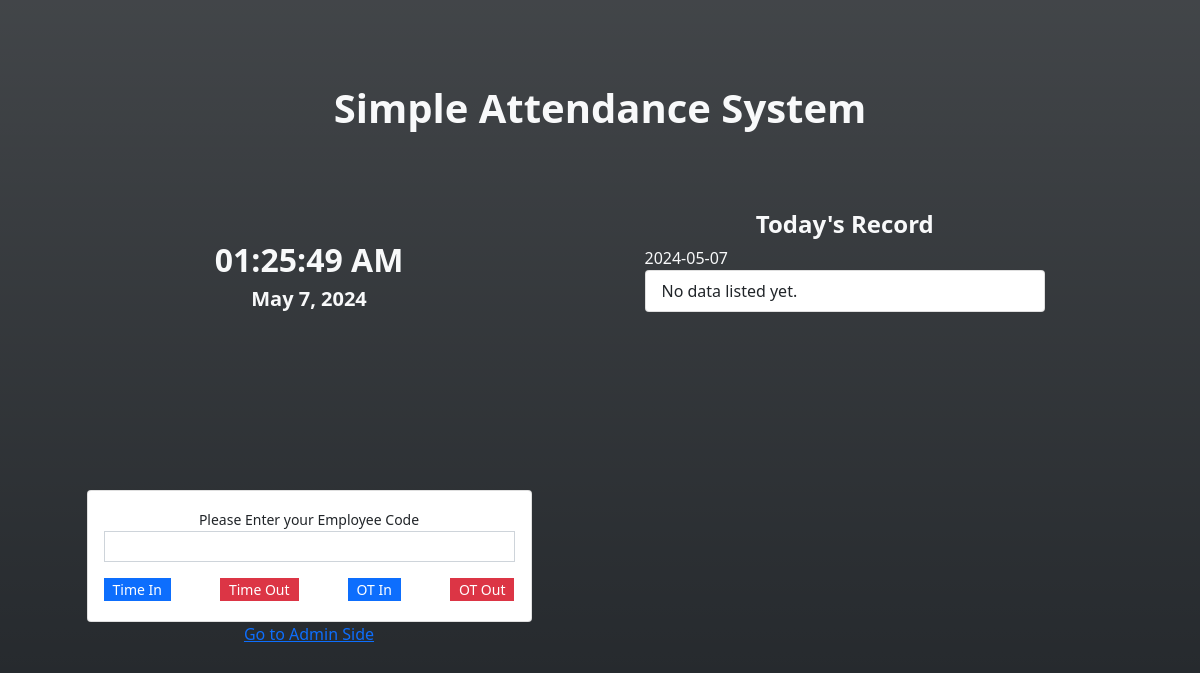
Before: /attendance.php with the older database file.
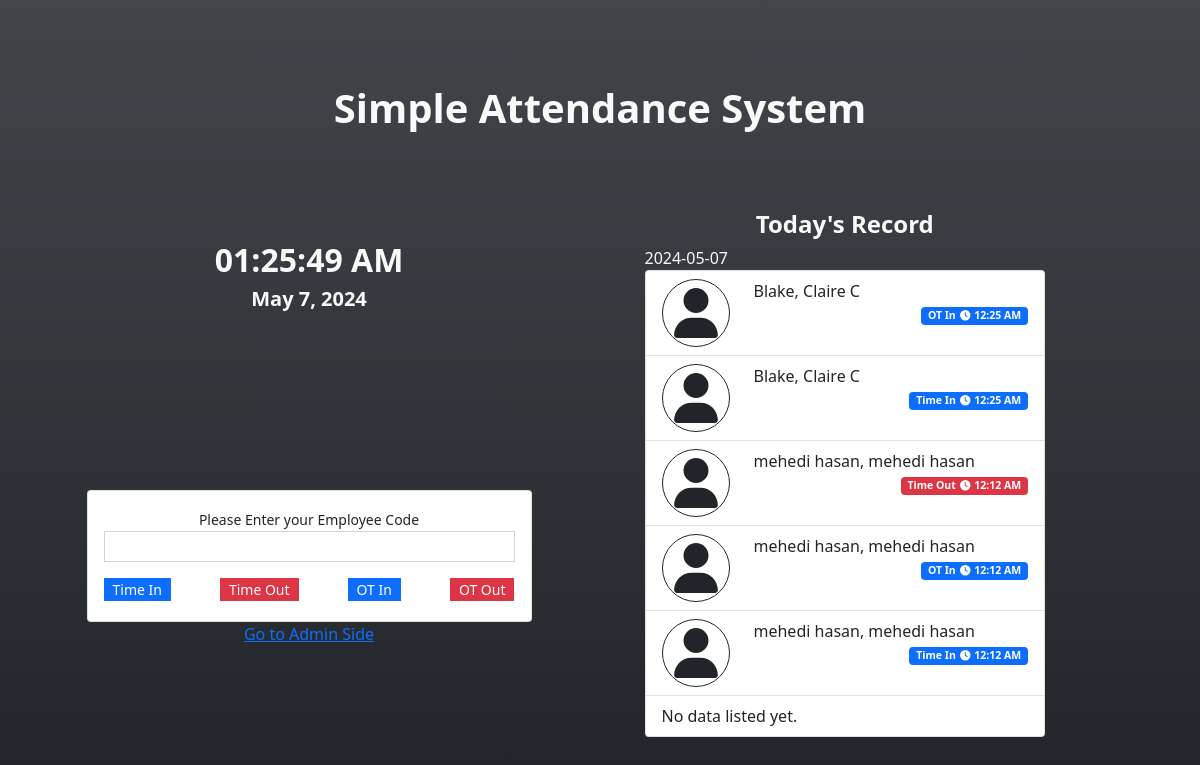
After: the same page with the newer database file.
### tables this page shows
CREATE TABLE att_type_list (
            `att_type_id` INTEGER NOT NULL PRIMARY KEY AUTOINCREMENT,
            `name` TEXT NOT NULL,
            `status` INTEGER NOT NULL DEFAULT 1,
            `date_created` TIMESTAMP DEFAULT CURRENT_TIMESTAMP
        );

CREATE TABLE attendance_list (
            `attendance_id` INTEGER NOT NULL PRIMARY KEY AUTOINCREMENT,
            `employee_id` TEXT NOT NULL,
            `att_type_id` TEXT NOT NULL,
            `date_created` TIMESTAMP DEFAULT CURRENT_TIMESTAMP,
            `date_updated` TIMESTAMP NULL,
            FOREIGN KEY(`employee_id`) REFERENCES `employee_list`(`employee_id`) ON DELETE CASCADE,
            FOREIGN KEY(`att_type_id`) REFERENCES `att_type_list`(`att_type_id`) ON DELETE CASCADE
        );

### attendance.php (the view, shortened to what this page needs)
<?php
require_once('DBConnection.php');
?>
<!DOCTYPE html>
<html lang="en">
<head>
    <link rel="stylesheet" href="Font-Awesome-master/css/all.min.css">
    <link rel="stylesheet" href="css/bootstrap.min.css">
    <link rel="stylesheet" href="DataTables/datatables.min.css">
</head>
<body>
    <main class="bg-dark bg-gradient text-light">
    <div class="container py-3 d-flex flex-column " id="page-container">
        <div class="w-100 h-25 d-flex  align-items-center">
            <h2 class="text-center w-100 fs-1"><b>Simple Attendance System</b></h2>
        </div>
        <div class="w-100 row flex-grow-1">
            <div class="col-md-6 d-flex flex-column align-items-center h-100">
                <div class="w-100 h-25 d-flex align-items-center">
                    <div class="w-100">
                        <h2 class="text-center"><b><span id="time_display"><?php echo date("h:i A") ?></span></b></h2>
                        <h5 class="text-center"><b><span id="date_display"><?php echo date("M d,Y ") ?></span></b></h5>
                    </div>
                </div>
                <div class="w-100 h-75 d-flex align-items-center">
                    <div class="w-100">
                        <div class="card text-dark col-sm-10 offset-sm-1 align-middle h-auto">
                            <div class="card-body">
                                <center><small>Please Enter your Employee Code</small></center>
                                <div class="form-group">
                                    <input type="text" autofocus class="form-control form-control-sm rounded-0" id="employee_code">
                                </div>
                                <div class="form-group d-flex justify-content-between mt-3 mb-1">
                                    <?php
                                    $qry = $conn->query("SELECT * FROM `att_type_list` order by att_type_id asc");
                                    while($row= $qry->fetchArray()):
                                        $bg = 'primary';
                                        if(in_array($row['att_type_id'],array(2,4)))
                                        $bg = 'danger';
                                    ?>
                                    <button class="att_btn btn btn-sm btn-<?php echo $bg ?> rounded-0 py-0" type="button" data-id="<?php echo $row['att_type_id'] ?>"><?php echo $row['name'] ?></button>
                                    <?php endwhile; ?>
                                </div>
                            </div>
                        </div>
                    <center><a href="./admin.php" class="mt-4">Go to Admin Side</a></center>
                    </div>
                </div>
            </div>
            <div class="col-md-6 h-100 d-flex align-items-center">
                <div class="w-100">
                    <div class="col-sm-9 offset-sm-1">
                        <h4 class="text-light text-center"><b>Today's Record</b></h4>
                        <div class="overflow-auto" style="height:67vh">
                            <ul class="list-group">
                                <?php
                                $today = date("Y-m-d");
                                echo $today;
                                $att_qry = $conn->query("SELECT a.*,t.name as tname,(e.lastname || ', ' || e.firstname || ' ' || e.middlename) as `fullname` FROM `attendance_list` a inner join employee_list e on a.employee_id = e.employee_id inner join att_type_list t on a.att_type_id = t.att_type_id where date(a.date_created) = '".$today."' ORDER BY strftime('%s', a.date_created) desc");
                                while($row = $att_qry->fetchArray()):
                                    $bg = "primary";
                                    if(in_array($row['att_type_id'],array(2,4)))
                                    $bg = "danger";
                                ?>
                                <li class="list-group-item att-item" data-id="<?php echo $row['attendance_id'] ?>">
                                <div class="row row-cols-2">
                                    <div class="col-auto d-flex align-items-center"><span class="fa border border-dark p-2 fa-user rounded-circle" style="width:50px !important;height:50px !important" ></span></div>
                                    <div class="col-auto flex-grow-1 d-flex flex-column">
                                        <div class="w-100">
                                            <?php echo $row['fullname'] ?>
                                        </div>
                                        <div class='w-100 d-flex justify-content-end'>
                                            <small><span class="badge bg-<?php echo $bg ?>"><?php echo $row['tname'] ?><i class="fa fa-clock mx-1"></i><?php echo date("h:i A",strtotime($row['date_created'])) ?></span></small>
                                        </div>
                                    </div>
                                </div>
                                </li>
                                <?php endwhile; ?>
                                <?php if(!$att_qry->fetchArray()): ?>
                                <li class="list-group-item" id="noData">No data listed yet.</li>
                                <?php endif; ?>
                            </ul>
                        </div>
                    </div>
                </div>
            </div>
        </div>
    </div>
    </main>
</body>
</html>

### attendance.php (style rules this page uses)
html,body { height:100%; width:100%; }
main { height:100%; display:flex; flex-flow:column; }
#page-container { flex: 1 1 auto; overflow:auto; }

Changed rows visible on the page:
added attendance_list: fullname "Blake, Claire C", att_type.name "OT In", date_created "12:25 AM"
added attendance_list: fullname "Blake, Claire C", att_type.name "Time In", date_created "12:25 AM"
added attendance_list: fullname "mehedi hasan, mehedi hasan", att_type.name "Time Out", date_created "12:12 AM"
added attendance_list: fullname "mehedi hasan, mehedi hasan", att_type.name "OT In", date_created "12:12 AM"
added attendance_list: fullname "mehedi hasan, mehedi hasan", att_type.name "Time In", date_created "12:12 AM"
